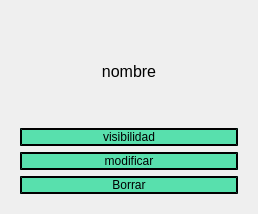
<?xml version="1.0" encoding="UTF-8"?>
<ui version="4.0">
 <class>Form</class>
 <widget class="QWidget" name="Form">
  <property name="geometry">
   <rect>
    <x>0</x>
    <y>0</y>
    <width>258</width>
    <height>214</height>
   </rect>
  </property>
  <property name="windowTitle">
   <string>Form</string>
  </property>
  <layout class="QHBoxLayout" name="horizontalLayout">
   <item>
    <widget class="QWidget" name="Curve_Element" native="true">
     <property name="enabled">
      <bool>true</bool>
     </property>
     <layout class="QVBoxLayout" name="verticalLayout">
      <item>
       <widget class="QLabel" name="nombre_list">
        <property name="font">
         <font>
          <pointsize>12</pointsize>
         </font>
        </property>
        <property name="styleSheet">
         <string notr="true"/>
        </property>
        <property name="text">
         <string>nombre</string>
        </property>
        <property name="alignment">
         <set>Qt::AlignCenter</set>
        </property>
       </widget>
      </item>
      <item>
       <widget class="QPushButton" name="visibilidad_list">
        <property name="styleSheet">
         <string notr="true">background-color:rgb(88, 224, 173);
border-radius:15px;
border-style: outset;
border-width: 2px;
border-color: black;</string>
        </property>
        <property name="text">
         <string>visibilidad</string>
        </property>
       </widget>
      </item>
      <item>
       <widget class="QPushButton" name="modificar_list">
        <property name="styleSheet">
         <string notr="true">background-color:rgb(88, 224, 173);
border-radius:15px;
border-style: outset;
border-width: 2px;
border-color: black;</string>
        </property>
        <property name="text">
         <string>modificar</string>
        </property>
       </widget>
      </item>
      <item>
       <widget class="QPushButton" name="borrar_list">
        <property name="styleSheet">
         <string notr="true">background-color:rgb(88, 224, 173);
border-radius:15px;
border-style: outset;
border-width: 2px;
border-color: black;</string>
        </property>
        <property name="text">
         <string>Borrar</string>
        </property>
       </widget>
      </item>
     </layout>
    </widget>
   </item>
  </layout>
 </widget>
 <resources/>
 <connections/>
</ui>
